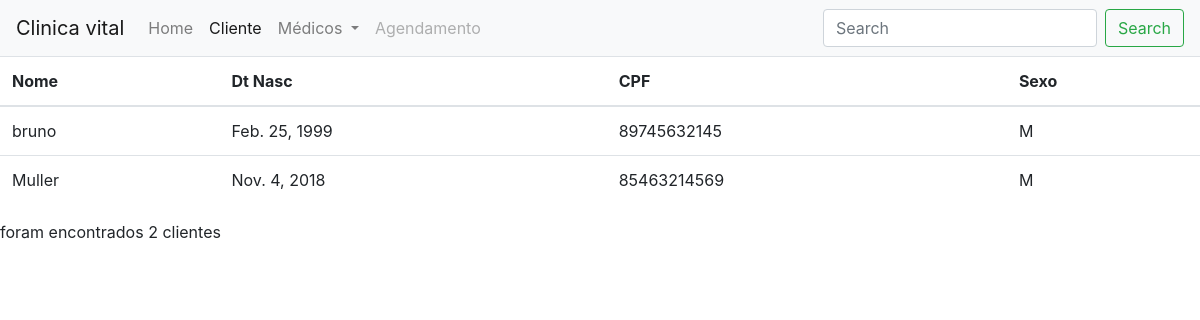
Page /atendimento/cliente/ on the committed database.
### atendimento/models.py (models this page shows)
class Cliente(models.Model):
    nome = models.CharField(max_length=50)
    dt_nasc = models.DateField()
    cpf = models.CharField(max_length=11)
    sexo = models.CharField(max_length=1)

### atendimento/views.py (the view)
# urls.py: path('cliente/',views.cliente_list),
def cliente_list(request):
    clientes = Cliente.objects.all()
    return render(request,'cliente/list.html',{'clientes':clientes})

### atendimento/templates/cliente/list.html (shortened to what this page needs)
<!DOCTYPE html>
<html lang="en">
<head>
    <link rel="stylesheet" href="https://stackpath.bootstrapcdn.com/bootstrap/4.1.3/css/bootstrap.min.css"
>
</head>
<body>
    <div class="comtainer-fuid">
        <nav class="navbar navbar-expand-lg navbar-light bg-light">
            <a class="navbar-brand" href="/atendimento/">Clinica vital</a>
            <div class="collapse navbar-collapse" id="navbarSupportedContent">
                <ul class="navbar-nav mr-auto">
                    <li class="nav-item ">
                        <a class="nav-link" href="/atendimento/">Home
                        </a>
                    </li>
                    <li class="nav-item active">
                        <a class="nav-link" href="/atendimento/cliente">Cliente</a>
                    </li>
                    <li class="nav-item dropdown">
                        <a class="nav-link dropdown-toggle" href="#" id="navbarDropdown" role="button" data-toggle="dropdown" aria-haspopup="true"
                            aria-expanded="false">
                            Médicos
                        </a>
                    </li>
                    <li class="nav-item">
                        <a class="nav-link disabled" href="#">Agendamento</a>
                    </li>
                </ul>
                <form class="form-inline my-2 my-lg-0">
                    <input class="form-control mr-sm-2" type="search" placeholder="Search" aria-label="Search">
                    <button class="btn btn-outline-success my-2 my-sm-0" type="submit">Search</button>
                </form>
            </div>
        </nav>
        <div class="row">
            <div class="col-12">
                <table class="table">
                    <thead>
                        <tr>
                            <th>Nome</th>
                            <th>Dt Nasc</th>
                            <th>CPF</th>
                            <th>Sexo</th>
                        </tr>
                    </thead>
                    <tbody>
                        {% for cliente in clientes %}
                        <tr>
                                <td>{{cliente.nome}}</td>
                                <td>{{cliente.dt_nasc}}</td>
                                <td>{{cliente.cpf}}</td>
                                <td>{{cliente.sexo}}</td>
                        </tr>
                        {% endfor %}
                    </tbody>
                </table>
                <p>foram encontrados {{clientes| length }} clientes</p>
            </div>
        </div>
    </div>
</body>
</html>

### rows in the picture
Cliente: nome "bruno", dt_nasc "Feb. 25, 1999", cpf "89745632145", sexo "M"
Cliente: nome "Muller", dt_nasc "Nov. 4, 2018", cpf "85463214569", sexo "M"

### other values in the picture
{{ clientes| length }} "2"
